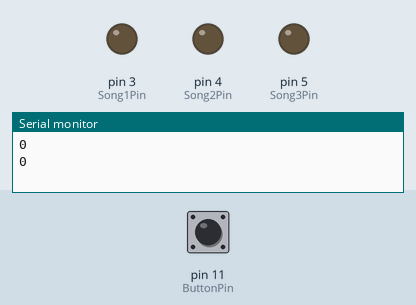
This sketch was run on a simulated Arduino Uno, built with avr-gcc and run on an emulated ATmega328P. On the bench: output pins drawn as LEDs (lit = HIGH), the last lines printed to the serial monitor. The inputs (shaded band) are chosen by the test bench; at power-on: pin 11 (ButtonPin) LOW.

Above: at 1.2 s.
1.3 s: pin 11 (ButtonPin) pulled HIGH for 1 s
At 3.1 s:
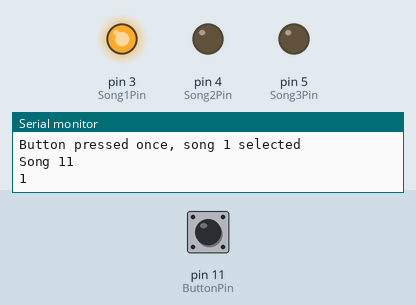
3.8 s: pin 11 (ButtonPin) pulled HIGH for 0.4 s
At 4.7 s:
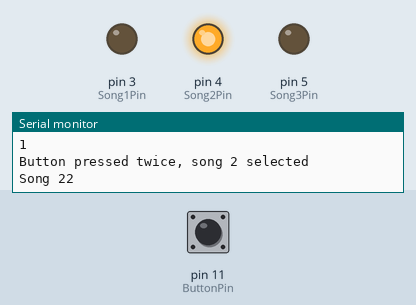
5.7 s: pin 11 (ButtonPin) driven HIGH
At 7.8 s:
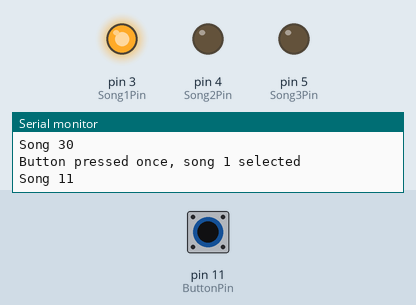
8.7 s: pin 11 (ButtonPin) driven LOW
At 9.7 s:
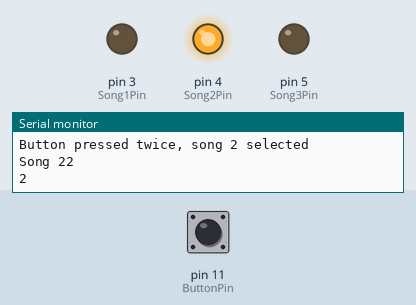
Timing chart, 0 to 11.2 s (numbered marks = the images above; inputs shaded):
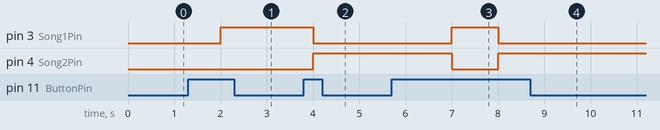

The sketch:

sketch_nov23a.ino
```cpp
// the aim of the following code is to include a button which switches between melodies produced by the dove
// ZMEE022 - 23/11/2023

int Song1Pin = 3 ;
int Song2Pin = 4 ;
int Song3Pin = 5 ;
int ButtonPin = 11;
int ButtonCounter ;

void song1()
{
  Serial.print("Song 1") ;
  digitalWrite( Song1Pin , HIGH ) ;
  digitalWrite( Song2Pin , LOW ) ;
  digitalWrite( Song3Pin , LOW ) ;

  //delay(5000) ;
  //digitalWrite( Song1Pin , LOW ) ;
}

void song2()
{
  Serial.print("Song 2") ;
  digitalWrite( Song1Pin , LOW ) ;
  digitalWrite( Song2Pin ,HIGH ) ;
  digitalWrite( Song3Pin , LOW ) ;
}

void song3()
{
  Serial.print("Song 3") ;
  digitalWrite( Song1Pin , LOW ) ;
  digitalWrite( Song2Pin , LOW ) ;
  digitalWrite( Song2Pin , HIGH ) ;
}

void setup()
{

  Serial.begin(9600);

  pinMode(Song1Pin, OUTPUT);
  pinMode(Song2Pin, OUTPUT);
  pinMode(Song3Pin, OUTPUT);
  pinMode(ButtonPin, INPUT);

}// end setup

void loop()
{

  if( digitalRead(ButtonPin) == HIGH && ButtonCounter == 0 )
  {
    Serial.println("Button pressed once, song 1 selected") ;
    song1() ;
    ButtonCounter++ ;
  }
  else if( digitalRead(ButtonPin) == HIGH && ButtonCounter == 1 )
  {
    Serial.println("Button pressed twice, song 2 selected") ;
    song2() ;
    ButtonCounter++ ;
  }
  else if( digitalRead(ButtonPin) == HIGH && ButtonCounter == 2 )
  {
    Serial.println("Button pressed thrice, song 3 selected") ;
    song3() ;
    ButtonCounter++ ;
  }

  if(ButtonCounter == 3)
  {
    ButtonCounter = 0 ;
  }

  Serial.println(ButtonCounter) ;
  delay(1000) ;

}// end loop
```

Measured:
- after the input at 1.3 s, pin 3 (Song1Pin): LOW → HIGH after 0.70 s
- after the input at 3.8 s, pin 3 (Song1Pin): HIGH → LOW after 0.20 s; pin 4 (Song2Pin): LOW → HIGH after 0.20 s
- after the input at 5.7 s, pin 3 (Song1Pin): LOW → HIGH after 1.3 s, → LOW 1.0 s later; pin 4 (Song2Pin): HIGH → LOW after 1.3 s, → HIGH 1.0 s later
- after the input at 8.7 s, pin 3 (Song1Pin): stays LOW (without the input it goes to HIGH after 1.3 s); pin 4 (Song2Pin): stays HIGH (without the input it goes to LOW after 1.3 s)
